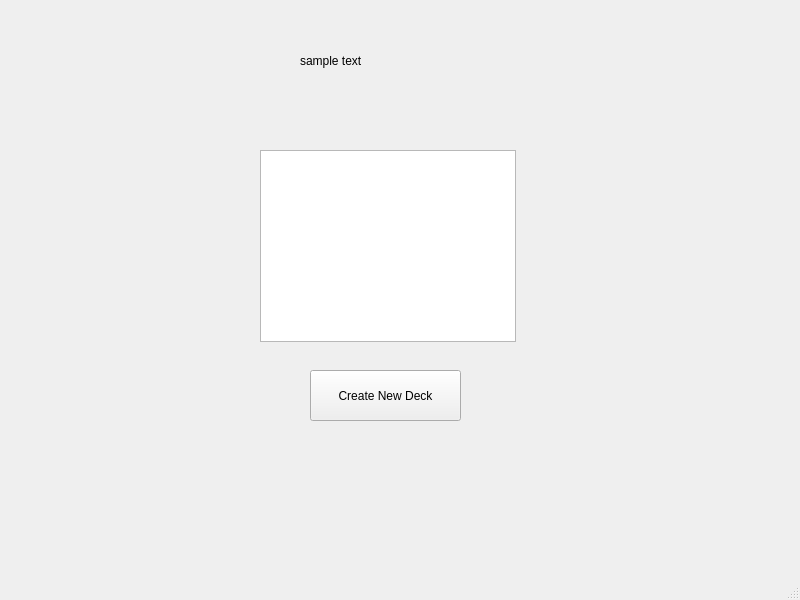
<?xml version="1.0" encoding="UTF-8"?>
<ui version="4.0">
 <class>MainWindow</class>
 <widget class="QMainWindow" name="MainWindow">
  <property name="geometry">
   <rect>
    <x>0</x>
    <y>0</y>
    <width>800</width>
    <height>600</height>
   </rect>
  </property>
  <property name="windowTitle">
   <string>MainWindow</string>
  </property>
  <widget class="QWidget" name="centralwidget">
   <widget class="QPushButton" name="createNewDeck">
    <property name="geometry">
     <rect>
      <x>310</x>
      <y>370</y>
      <width>151</width>
      <height>51</height>
     </rect>
    </property>
    <property name="text">
     <string>Create New Deck</string>
    </property>
   </widget>
   <widget class="QListView" name="listView">
    <property name="geometry">
     <rect>
      <x>260</x>
      <y>150</y>
      <width>256</width>
      <height>192</height>
     </rect>
    </property>
   </widget>
   <widget class="QLabel" name="label">
    <property name="geometry">
     <rect>
      <x>300</x>
      <y>40</y>
      <width>131</width>
      <height>41</height>
     </rect>
    </property>
    <property name="text">
     <string>sample text</string>
    </property>
   </widget>
  </widget>
  <widget class="QMenuBar" name="menubar">
   <property name="geometry">
    <rect>
     <x>0</x>
     <y>0</y>
     <width>800</width>
     <height>21</height>
    </rect>
   </property>
  </widget>
  <widget class="QStatusBar" name="statusbar"/>
 </widget>
 <resources/>
 <connections/>
</ui>
